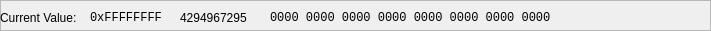
         <widget class="QFrame" name="frame_2">
          <property name="sizePolicy">
           <sizepolicy hsizetype="Preferred" vsizetype="Preferred">
            <horstretch>0</horstretch>
            <verstretch>0</verstretch>
           </sizepolicy>
          </property>
          <property name="minimumSize">
           <size>
            <width>711</width>
            <height>31</height>
           </size>
          </property>
          <property name="maximumSize">
           <size>
            <width>16777215</width>
            <height>31</height>
           </size>
          </property>
          <property name="frameShape">
           <enum>QFrame::StyledPanel</enum>
          </property>
          <property name="frameShadow">
           <enum>QFrame::Raised</enum>
          </property>
          <widget class="QLabel" name="labelCurrentValueBin">
           <property name="geometry">
            <rect>
             <x>270</x>
             <y>10</y>
             <width>281</width>
             <height>16</height>
            </rect>
           </property>
           <property name="font">
            <font>
             <family>Consolas</family>
            </font>
           </property>
           <property name="toolTip">
            <string>Right click to copy to clipboard</string>
           </property>
           <property name="text">
            <string>0000 0000 0000 0000 0000 0000 0000 0000</string>
           </property>
          </widget>
          <widget class="QLabel" name="labelCurrentValueDec">
           <property name="geometry">
            <rect>
             <x>180</x>
             <y>10</y>
             <width>81</width>
             <height>16</height>
            </rect>
           </property>
           <property name="toolTip">
            <string>Right click to copy to clipboard</string>
           </property>
           <property name="text">
            <string>4294967295</string>
           </property>
          </widget>
          <widget class="QLabel" name="label">
           <property name="geometry">
            <rect>
             <x>0</x>
             <y>10</y>
             <width>91</width>
             <height>16</height>
            </rect>
           </property>
           <property name="text">
            <string>Current Value:</string>
           </property>
          </widget>
          <widget class="QLabel" name="labelCurrentValueHex">
           <property name="geometry">
            <rect>
             <x>90</x>
             <y>10</y>
             <width>81</width>
             <height>16</height>
            </rect>
           </property>
           <property name="font">
            <font>
             <family>Consolas</family>
            </font>
           </property>
           <property name="toolTip">
            <string>Right click to copy to clipboard</string>
           </property>
           <property name="text">
            <string>0xFFFFFFFF</string>
           </property>
          </widget>
         </widget>
